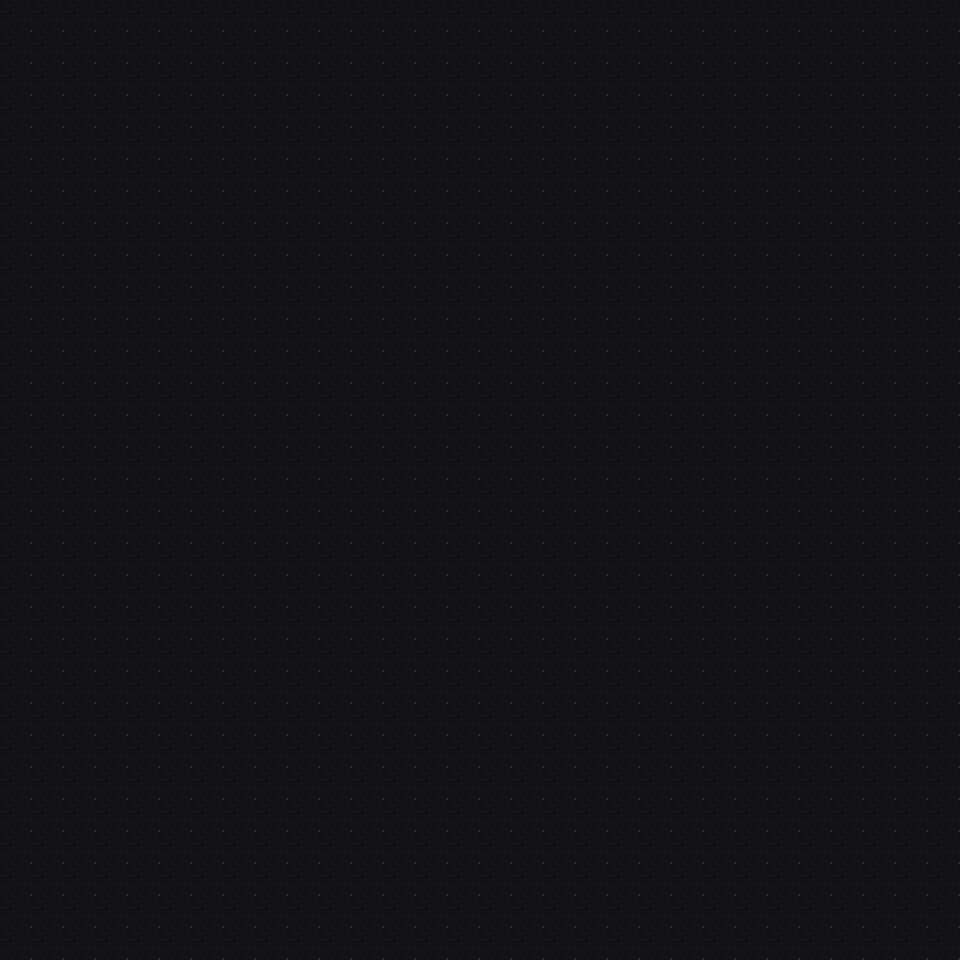

Below is a game level as drawn by its tile map, then a one-line description and the .tmx file that defines it, in full:
An orthogonal 30x30 tile map with 32x32 px tiles, 2 tile layers (background, walls).

<map version="1.9" tiledversion="1.9.2" orientation="orthogonal" renderorder="right-down" width="30" height="30" tilewidth="32" tileheight="32" infinite="0" nextlayerid="4" nextobjectid="1">
 <tileset firstgid="1" source="space.tsx" />
 <layer id="3" name="background" width="30" height="30">
  <data encoding="csv">
1,1,1,1,1,1,1,1,1,1,1,1,1,1,1,1,1,1,1,1,1,1,1,1,1,1,1,1,1,1,
1,1,1,1,1,1,1,1,1,1,1,1,1,1,1,1,1,1,1,1,1,1,1,1,1,1,1,1,1,1,
1,1,1,1,1,1,1,1,1,1,1,1,1,1,1,1,1,1,1,1,1,1,1,1,1,1,1,1,1,1,
1,1,1,1,1,1,1,1,1,1,1,1,1,1,1,1,1,1,1,1,1,1,1,1,1,1,1,1,1,1,
1,1,1,1,1,1,1,1,1,1,1,1,1,1,1,1,1,1,1,1,1,1,1,1,1,1,1,1,1,1,
1,1,1,1,1,1,1,1,1,1,1,1,1,1,1,1,1,1,1,1,1,1,1,1,1,1,1,1,1,1,
1,1,1,1,1,1,1,1,1,1,1,1,1,1,1,1,1,1,1,1,1,1,1,1,1,1,1,1,1,1,
1,1,1,1,1,1,1,1,1,1,1,1,1,1,1,1,1,1,1,1,1,1,1,1,1,1,1,1,1,1,
1,1,1,1,1,1,1,1,1,1,1,1,1,1,1,1,1,1,1,1,1,1,1,1,1,1,1,1,1,1,
1,1,1,1,1,1,1,1,1,1,1,1,1,1,1,1,1,1,1,1,1,1,1,1,1,1,1,1,1,1,
1,1,1,1,1,1,1,1,1,1,1,1,1,1,1,1,1,1,1,1,1,1,1,1,1,1,1,1,1,1,
1,1,1,1,1,1,1,1,1,1,1,1,1,1,1,1,1,1,1,1,1,1,1,1,1,1,1,1,1,1,
1,1,1,1,1,1,1,1,1,1,1,1,1,1,1,1,1,1,1,1,1,1,1,1,1,1,1,1,1,1,
1,1,1,1,1,1,1,1,1,1,1,1,1,1,1,1,1,1,1,1,1,1,1,1,1,1,1,1,1,1,
1,1,1,1,1,1,1,1,1,1,1,1,1,1,1,1,1,1,1,1,1,1,1,1,1,1,1,1,1,1,
1,1,1,1,1,1,1,1,1,1,1,1,1,1,1,1,1,1,1,1,1,1,1,1,1,1,1,1,1,1,
1,1,1,1,1,1,1,1,1,1,1,1,1,1,1,1,1,1,1,1,1,1,1,1,1,1,1,1,1,1,
1,1,1,1,1,1,1,1,1,1,1,1,1,1,1,1,1,1,1,1,1,1,1,1,1,1,1,1,1,1,
1,1,1,1,1,1,1,1,1,1,1,1,1,1,1,1,1,1,1,1,1,1,1,1,1,1,1,1,1,1,
1,1,1,1,1,1,1,1,1,1,1,1,1,1,1,1,1,1,1,1,1,1,1,1,1,1,1,1,1,1,
1,1,1,1,1,1,1,1,1,1,1,1,1,1,1,1,1,1,1,1,1,1,1,1,1,1,1,1,1,1,
1,1,1,1,1,1,1,1,1,1,1,1,1,1,1,1,1,1,1,1,1,1,1,1,1,1,1,1,1,1,
1,1,1,1,1,1,1,1,1,1,1,1,1,1,1,1,1,1,1,1,1,1,1,1,1,1,1,1,1,1,
1,1,1,1,1,1,1,1,1,1,1,1,1,1,1,1,1,1,1,1,1,1,1,1,1,1,1,1,1,1,
1,1,1,1,1,1,1,1,1,1,1,1,1,1,1,1,1,1,1,1,1,1,1,1,1,1,1,1,1,1,
1,1,1,1,1,1,1,1,1,1,1,1,1,1,1,1,1,1,1,1,1,1,1,1,1,1,1,1,1,1,
1,1,1,1,1,1,1,1,1,1,1,1,1,1,1,1,1,1,1,1,1,1,1,1,1,1,1,1,1,1,
1,1,1,1,1,1,1,1,1,1,1,1,1,1,1,1,1,1,1,1,1,1,1,1,1,1,1,1,1,1,
1,1,1,1,1,1,1,1,1,1,1,1,1,1,1,1,1,1,1,1,1,1,1,1,1,1,1,1,1,1,
1,1,1,1,1,1,1,1,1,1,1,1,1,1,1,1,1,1,1,1,1,1,1,1,1,1,1,1,1,1
</data>
 </layer>
 <layer id="2" name="walls" width="30" height="30">
  <data encoding="csv">
0,0,0,0,0,0,0,0,0,0,0,0,0,0,0,0,0,0,0,0,0,0,0,0,0,0,0,0,0,0,
0,0,0,0,0,0,0,0,0,0,0,0,0,0,0,0,0,0,0,0,0,0,0,0,0,0,0,0,0,0,
0,0,0,0,0,0,0,0,0,0,0,0,0,0,0,0,0,0,0,0,0,0,0,0,0,0,0,0,0,0,
0,0,0,0,0,0,0,0,0,0,0,0,0,0,0,0,0,0,0,0,0,0,0,0,0,0,0,0,0,0,
0,0,0,0,0,0,0,0,0,0,0,0,0,0,0,0,0,0,0,0,0,0,0,0,0,0,0,0,0,0,
0,0,0,0,0,0,0,0,0,0,0,0,0,0,0,0,0,0,0,0,0,0,0,0,0,0,0,0,0,0,
0,0,0,0,0,0,0,0,0,0,0,0,0,0,0,0,0,0,0,0,0,0,0,0,0,0,0,0,0,0,
0,0,0,0,0,0,0,0,0,0,0,0,0,0,0,0,0,0,0,0,0,0,0,0,0,0,0,0,0,0,
0,0,0,0,0,0,0,0,0,0,0,0,0,0,0,0,0,0,0,0,0,0,0,0,0,0,0,0,0,0,
0,0,0,0,0,0,0,0,0,0,0,0,0,0,0,0,0,0,0,0,0,0,0,0,0,0,0,0,0,0,
0,0,0,0,0,0,0,0,0,0,0,0,0,0,0,0,0,0,0,0,0,0,0,0,0,0,0,0,0,0,
0,0,0,0,0,0,0,0,0,0,0,0,0,0,0,0,0,0,0,0,0,0,0,0,0,0,0,0,0,0,
0,0,0,0,0,0,0,0,0,0,0,0,0,0,0,0,0,0,0,0,0,0,0,0,0,0,0,0,0,0,
0,0,0,0,0,0,0,0,0,0,0,0,0,0,0,0,0,0,0,0,0,0,0,0,0,0,0,0,0,0,
0,0,0,0,0,0,0,0,0,0,0,0,0,0,0,0,0,0,0,0,0,0,0,0,0,0,0,0,0,0,
0,0,0,0,0,0,0,0,0,0,0,0,0,0,0,0,0,0,0,0,0,0,0,0,0,0,0,0,0,0,
0,0,0,0,0,0,0,0,0,0,0,0,0,0,0,0,0,0,0,0,0,0,0,0,0,0,0,0,0,0,
0,0,0,0,0,0,0,0,0,0,0,0,0,0,0,0,0,0,0,0,0,0,0,0,0,0,0,0,0,0,
0,0,0,0,0,0,0,0,0,0,0,0,0,0,0,0,0,0,0,0,0,0,0,0,0,0,0,0,0,0,
0,0,0,0,0,0,0,0,0,0,0,0,0,0,0,0,0,0,0,0,0,0,0,0,0,0,0,0,0,0,
0,0,0,0,0,0,0,0,0,0,0,0,0,0,0,0,0,0,0,0,0,0,0,0,0,0,0,0,0,0,
0,0,0,0,0,0,0,0,0,0,0,0,0,0,0,0,0,0,0,0,0,0,0,0,0,0,0,0,0,0,
0,0,0,0,0,0,0,0,0,0,0,0,0,0,0,0,0,0,0,0,0,0,0,0,0,0,0,0,0,0,
0,0,0,0,0,0,0,0,0,0,0,0,0,0,0,0,0,0,0,0,0,0,0,0,0,0,0,0,0,0,
0,0,0,0,0,0,0,0,0,0,0,0,0,0,0,0,0,0,0,0,0,0,0,0,0,0,0,0,0,0,
0,0,0,0,0,0,0,0,0,0,0,0,0,0,0,0,0,0,0,0,0,0,0,0,0,0,0,0,0,0,
0,0,0,0,0,0,0,0,0,0,0,0,0,0,0,0,0,0,0,0,0,0,0,0,0,0,0,0,0,0,
0,0,0,0,0,0,0,0,0,0,0,0,0,0,0,0,0,0,0,0,0,0,0,0,0,0,0,0,0,0,
0,0,0,0,0,0,0,0,0,0,0,0,0,0,0,0,0,0,0,0,0,0,0,0,0,0,0,0,0,0,
0,0,0,0,0,0,0,0,0,0,0,0,0,0,0,0,0,0,0,0,0,0,0,0,0,0,0,0,0,0
</data>
 </layer>
</map>
